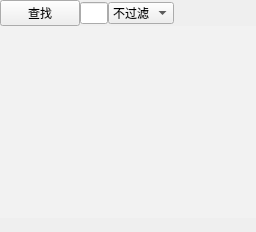
             <widget class="QWidget" name="tab_7">
              <attribute name="title">
               <string>控制点列表</string>
              </attribute>
              <layout class="QGridLayout" name="gridLayout_7">
               <property name="leftMargin">
                <number>0</number>
               </property>
               <property name="topMargin">
                <number>0</number>
               </property>
               <property name="rightMargin">
                <number>0</number>
               </property>
               <property name="bottomMargin">
                <number>0</number>
               </property>
               <property name="spacing">
                <number>0</number>
               </property>
               <item row="2" column="0">
                <widget class="QLabel" name="controlPointsnum">
                 <property name="sizePolicy">
                  <sizepolicy hsizetype="Preferred" vsizetype="Fixed">
                   <horstretch>0</horstretch>
                   <verstretch>0</verstretch>
                  </sizepolicy>
                 </property>
                 <property name="text">
                  <string/>
                 </property>
                </widget>
               </item>
               <item row="0" column="0">
                <layout class="QHBoxLayout" name="horizontalLayout_5" stretch="1,1,1,3">
                 <property name="rightMargin">
                  <number>0</number>
                 </property>
                 <item>
                  <widget class="QPushButton" name="pushButton_2">
                   <property name="sizePolicy">
                    <sizepolicy hsizetype="Preferred" vsizetype="Fixed">
                     <horstretch>0</horstretch>
                     <verstretch>0</verstretch>
                    </sizepolicy>
                   </property>
                   <property name="text">
                    <string>查找</string>
                   </property>
                  </widget>
                 </item>
                 <item>
                  <widget class="QLineEdit" name="lineEdit_2">
                   <property name="sizePolicy">
                    <sizepolicy hsizetype="Preferred" vsizetype="Fixed">
                     <horstretch>0</horstretch>
                     <verstretch>0</verstretch>
                    </sizepolicy>
                   </property>
                  </widget>
                 </item>
                 <item>
                  <widget class="QComboBox" name="comboBox_2">
                   <item>
                    <property name="text">
                     <string>不过滤</string>
                    </property>
                   </item>
                   <item>
                    <property name="text">
                     <string>已确认</string>
                    </property>
                   </item>
                   <item>
                    <property name="text">
                     <string>未确认</string>
                    </property>
                   </item>
                  </widget>
                 </item>
                 <item>
                  <spacer name="horizontalSpacer_6">
                   <property name="orientation">
                    <enum>Qt::Horizontal</enum>
                   </property>
                   <property name="sizeType">
                    <enum>QSizePolicy::Preferred</enum>
                   </property>
                   <property name="sizeHint" stdset="0">
                    <size>
                     <width>0</width>
                     <height>0</height>
                    </size>
                   </property>
                  </spacer>
                 </item>
                </layout>
               </item>
               <item row="1" column="0">
                <widget class="QTableView" name="controlPointsLIst_TableW">
                 <property name="contextMenuPolicy">
                  <enum>Qt::CustomContextMenu</enum>
                 </property>
                 <property name="styleSheet">
                  <string notr="true"> /* 保持原有的 QTableWidget 样式 */
QTableView {
    background-color: #f2f2f2;
    border: none;
    gridline-color: #d0d0d0;
}
 
/* 表头样式 - 带省略号效果 */
QHeaderView {
    border: none;
    margin: 0;
}
 
QHeaderView::section {
	background-color: #f2f2f2;
    color: #333;
    margin: 0;
    text-align: center;
    qproperty-alignment: AlignCenter;
    
    /* 省略号关键设置 */
    text-overflow: ellipsis;
    max-width: 50px;
    min-width: 5px;

    /* 添加阴影效果以增加立体感 */
    border-radius: 2px;
    box-shadow: 1px 1px 2px rgba(0, 0, 0, 0.1);
}

/* 强制表头在 selected/focus/active 状态下也不改变外观 */
QHeaderView::section:selected,
QHeaderView::section:focus,
QHeaderView::section:active {
    background-color: qlineargradient(x1:0, y1:0, x2:0, y2:1, stop:0 #585858, stop:1 #585858);
    color: #333;
    border: 1px solid #585858; /* 添加边框 */
    outline: none;
 	box-shadow: 1px 1px 2px rgba(0, 0, 0, 0.1);
} 
 
QHeaderView::section:hover {
    background-color: #c0f0ef;
    qproperty-toolTip: attr(text);
}
 
QHeaderView::section:pressed {
    background-color: #00a99d;
    color: white;
}

QHeaderView::section:!selected {
    background-color: #f2f2f2;
    color: #333;
} 

/* 单元格设置 */
QTableView::item {
    border: 1px solid #d0d0d0;
    margin: 0;
    padding: 2px;
}
 
/* 选中单元格效果 */
QTableView::item:selected {
    background-color: #00a99d;
    color: white;
}
 
/* 交替行颜色 */
QTableView::item:alternate {
    background-color: #fafafa;
}</string>
                 </property>
                </widget>
               </item>
              </layout>
             </widget>
